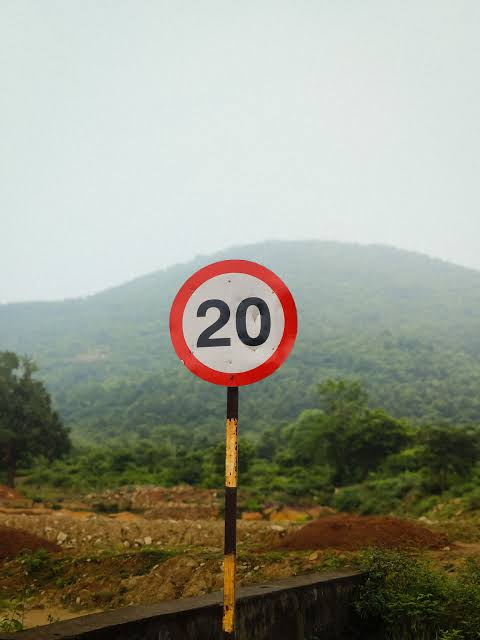
#> input picture Test Photos/20 speed limit.jpg, 480 x 640 px
$ python -i auto_annotator.py   (imports and definitions only)
#> lines starting #> are read from the running program, lines starting #| are printed output that depends on the picture; after the words box and inside, x2 and y2 are one past the last pixel; in counts of white or black regions, pixels touching at a corner belong together
#> further down, picture is the input picture: shape (640, 480, 3); mean B, G, R 135.5, 150.7, 149.2
"""
auto_annotator.py
=================
Automated Bounding Box Proposal & YOLO Label Generator for Scraped Traffic Signs.

Logic:
1. Ground Truth Class ID is extracted directly from the class folder name (e.g., '0_Stop' -> class 0).
2. Primary Bounding Box Detection:
   - Evaluates image using models/best.pt with low confidence threshold (conf=0.15) and class-agnostic NMS.
   - If detector finds candidate boxes, prefers the highest confidence box matching the sign shape.
3. Fallback Heuristic (if detector misses):
   - Multi-color HSV thresholding (Red, Blue, Yellow) for Indian traffic sign shapes.
   - Finds largest closed geometric contour with sign-like aspect ratio (0.65 to 1.5) and reasonable area (1.5% to 85%).
4. Close-Up Default:
   - If image is a close-up cropped sign with no background, uses a tight centered bounding box.
5. Saves clean normalized YOLO format labels:
   <class_id> <x_center> <y_center> <width> <height>
"""

import os
import argparse
from pathlib import Path
import numpy as np
import cv2
from ultralytics import YOLO

VALID_EXTENSIONS = {".jpg", ".jpeg", ".png", ".bmp", ".webp"}


def find_sign_by_contour(img_bgr: np.ndarray):
    """
    Fallback color-contour locator for Indian traffic signs in HSV space.
    Detects red, blue, or yellow signboards.
    Returns normalized [x_center, y_center, w, h] or None.
    """
    h_img, w_img = img_bgr.shape[:2]
#> h_img = 640; w_img = 480
    img_area = h_img * w_img
#> img_area = 307200
    hsv = cv2.cvtColor(img_bgr, cv2.COLOR_BGR2HSV)
#> hsv: shape (640, 480, 3); mean H, S, V 59.1, 70.9, 157.6

    # Red masks (wraps around 0 and 180)
    lower_red1 = np.array([0, 70, 50])
    upper_red1 = np.array([10, 255, 255])
    lower_red2 = np.array([170, 70, 50])
    upper_red2 = np.array([180, 255, 255])
    mask_red = cv2.bitwise_or(
        cv2.inRange(hsv, lower_red1, upper_red1),
        cv2.inRange(hsv, lower_red2, upper_red2)
    )
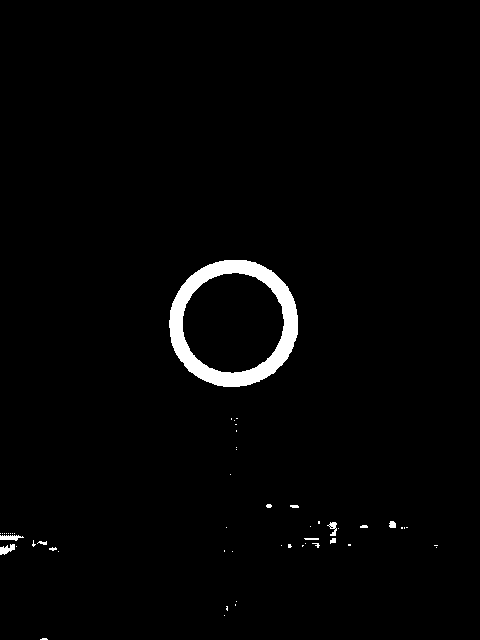
#> mask_red: shape (640, 480); 1.9% white; 53 white regions (41 under 20 px), largest, box (x1, y1, x2, y2) and area: (169, 260, 298, 387) 5111, (0, 544, 15, 555) 100, (0, 535, 24, 541) 94

    # Blue mask (e.g. Parking, Turn signs)
    lower_blue = np.array([100, 80, 50])
    upper_blue = np.array([135, 255, 255])
    mask_blue = cv2.inRange(hsv, lower_blue, upper_blue)
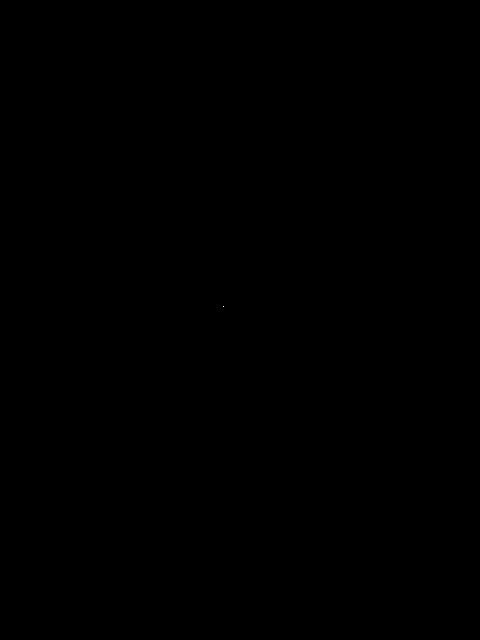
#> mask_blue: shape (640, 480); 0% white in thin lines or dots, all inside (x1, y1, x2, y2) = (223, 306, 224, 307)

    # Yellow/Amber mask (cautionary signs)
    lower_yellow = np.array([15, 80, 80])
    upper_yellow = np.array([35, 255, 255])
    mask_yellow = cv2.inRange(hsv, lower_yellow, upper_yellow)
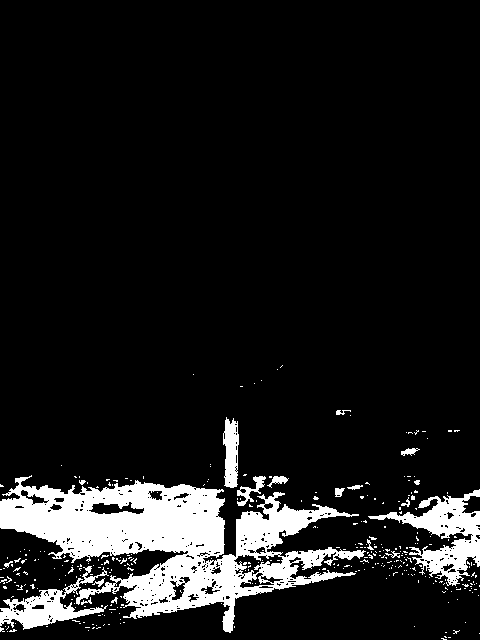
#> mask_yellow: shape (640, 480); 10.5% white; 339 white regions (320 under 20 px), largest, box (x1, y1, x2, y2) and area: (0, 475, 366, 633) 23361, (368, 489, 480, 586) 3784, (0, 566, 109, 630) 2141

    combined_mask = cv2.bitwise_or(mask_red, mask_blue)
    combined_mask = cv2.bitwise_or(combined_mask, mask_yellow)
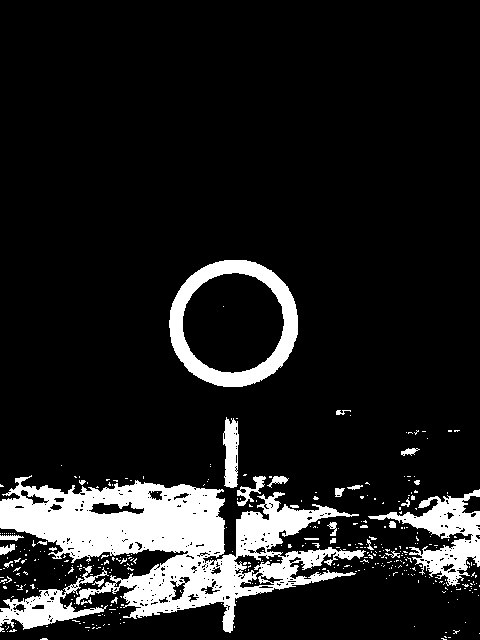
#> combined_mask: shape (640, 480); 12.3% white; 374 white regions (344 under 20 px), largest, box (x1, y1, x2, y2) and area: (0, 475, 366, 633) 23395, (169, 260, 298, 387) 5121, (368, 489, 480, 586) 3784

    kernel = cv2.getStructuringElement(cv2.MORPH_ELLIPSE, (5, 5))
    morph = cv2.morphologyEx(combined_mask, cv2.MORPH_CLOSE, kernel, iterations=2)
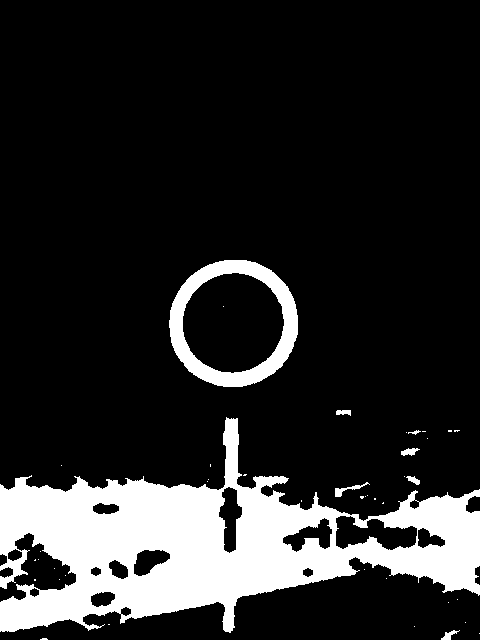
#> morph: shape (640, 480); 16.2% white; 42 white regions (34 under 20 px)

    contours, _ = cv2.findContours(morph, cv2.RETR_EXTERNAL, cv2.CHAIN_APPROX_SIMPLE)
#> contours = 41 contours, 34 with area under 20; largest, box (x1, y1, x2, y2) and area: (0, 417, 480, 633) 48419, (169, 260, 298, 387) 12790, (335, 482, 370, 497) 94, (401, 448, 420, 456) 72, (441, 630, 460, 640) 58, (406, 476, 420, 485) 51, (336, 410, 351, 416) 49

    best_box = None
    max_area = 0

    for c in contours:
        area = cv2.contourArea(c)
        if area < 0.015 * img_area or area > 0.88 * img_area:
            continue
        x, y, w, h = cv2.boundingRect(c)
        aspect = w / max(1, h)
        if 0.60 <= aspect <= 1.65:
            if area > max_area:
                max_area = area
                best_box = (x, y, w, h)
#> this loop made 41 passes
#> (area, x, y, w, h, aspect, max_area) on pass 41: (12790.5, 169, 260, 129, 127, 1.02, 12790.5)
#> area on passes 3, 24, 27, 32, 40: 57.5, 93.5, 51, 71.5, 49
#> after the loop, max_area = 12790.5

    if best_box:
        bx, by, bw, bh = best_box
#> bx = 169; by = 260; bw = 129; bh = 127
        # Add slight 4% padding around contour
        pad_x = int(bw * 0.04)
#> pad_x = 5
        pad_y = int(bh * 0.04)
#> pad_y = 5
        x1 = max(0, bx - pad_x)
#> x1 = 164
        y1 = max(0, by - pad_y)
#> y1 = 255
        x2 = min(w_img, bx + bw + pad_x)
#> x2 = 303
        y2 = min(h_img, by + bh + pad_y)
#> y2 = 392

        x_center = ((x1 + x2) / 2.0) / w_img
#> x_center = 0.486
        y_center = ((y1 + y2) / 2.0) / h_img
#> y_center = 0.505
        norm_w = (x2 - x1) / w_img
#> norm_w = 0.29
        norm_h = (y2 - y1) / h_img
#> norm_h = 0.214
        return [x_center, y_center, norm_w, norm_h]

    return None


# [155 lines left out: functions annotate_dataset, main, not called in this run]


# [2 lines not run here, left out]

>>> import cv2
>>> picture = cv2.imread('../Test Photos/20 speed limit.jpg')
>>> result = find_sign_by_contour(picture)
#> result = [0.486, 0.505, 0.29, 0.214]
